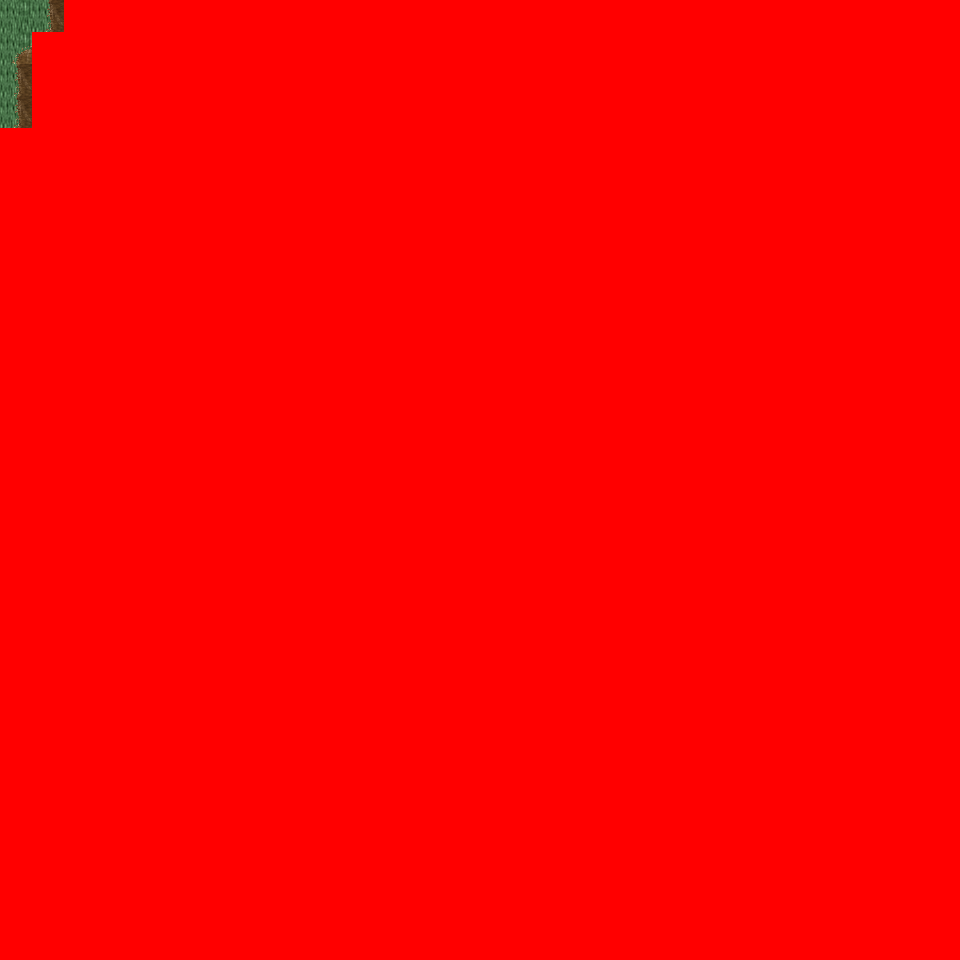

Rendered tile map (Tiled .tmx) drawn with the repository's tilesets; below, a short description and the map source with its tile grids summarised:
An orthogonal 30x30 tile map with 32x32 px tiles, 6 tile layers (Ground, Object, Object2, Above, ...), 8 tilesets and 2 objects (2x mapchange).

<map version="1.0" orientation="orthogonal" renderorder="right-down" width="30" height="30" tilewidth="32" tileheight="32" nextobjectid="3">
  <tileset firstgid="1" name="tileset_logic_collision" tilewidth="32" tileheight="32" tilecount="1" columns="1">
    <image source="../drawable/tileset_logic_collision.png" width="32" height="32" />
  </tileset>
  <tileset firstgid="2" name="tileset_ground_ground" tilewidth="32" tileheight="32" tilecount="33" columns="3">
    <image source="../drawable/tileset_ground_ground.png" width="96" height="352" />
  </tileset>
  <tileset firstgid="35" name="tileset_ground_ridge_earth_pale" tilewidth="32" tileheight="32" tilecount="96" columns="12">
    <image source="../drawable/tileset_ground_ridge_earth_pale.png" width="384" height="256" />
  </tileset>
  <tileset firstgid="131" name="tileset_ground_ridge_earth_dark" tilewidth="32" tileheight="32" tilecount="96" columns="12">
    <image source="../drawable/tileset_ground_ridge_earth_dark.png" width="384" height="256" />
  </tileset>
  <tileset firstgid="227" name="tileset_terrain_desert" tilewidth="32" tileheight="32" tilecount="88" columns="8">
    <image source="../drawable/tileset_terrain_desert.png" width="256" height="352" />
  </tileset>
  <tileset firstgid="315" name="tileset_plant_tree_tree_darkgreen" tilewidth="32" tileheight="32" tilecount="88" columns="8">
    <image source="../drawable/tileset_plant_tree_tree_darkgreen.png" width="256" height="352" />
  </tileset>
  <tileset firstgid="403" name="tileset_ground_sand_2" tilewidth="32" tileheight="32" tilecount="15" columns="5">
    <image source="../drawable/tileset_ground_sand_2.png" width="160" height="96" />
  </tileset>
  <tileset firstgid="418" name="tileset_plant_cactus_2" tilewidth="32" tileheight="32" tilecount="10" columns="5">
    <image source="../drawable/tileset_plant_cactus_2.png" width="160" height="64" />
  </tileset>
  <layer name="Ground" width="30" height="30">
    <data>[900 cells, 900 non-empty, 10 distinct tile ids]</data>
  </layer>
  <layer name="Object" width="30" height="30">
    <data>[900 cells, 30 non-empty, 16 distinct tile ids]</data>
  </layer>
  <layer name="Object2" width="30" height="30">
    <data>[900 cells, 0 non-empty, 0 distinct tile ids]</data>
  </layer>
  <layer name="Above" width="30" height="30">
    <data>[900 cells, 12 non-empty, 12 distinct tile ids]</data>
  </layer>
  <layer name="Above2" width="30" height="30">
    <data>[900 cells, 0 non-empty, 0 distinct tile ids]</data>
  </layer>
  <layer name="Walkable" width="30" height="30">
    <data>[900 cells, 895 non-empty, 1 distinct tile ids]</data>
  </layer>
  <objectgroup name="MapEvents">
    <object id="1" name="north" type="mapchange" x="0" y="0" width="64" height="32">
      <properties>
        <property name="map" value="0_ados_mountain_n2_w2_x3_y1" />
        <property name="place" value="south" />
      </properties>
    </object>
    <object id="2" name="west" type="mapchange" x="0" y="0" width="32" height="128">
      <properties>
        <property name="map" value="0_ados_mountain_n2_w2_x2_y2" />
        <property name="place" value="east" />
      </properties>
    </object>
  </objectgroup>
</map>
